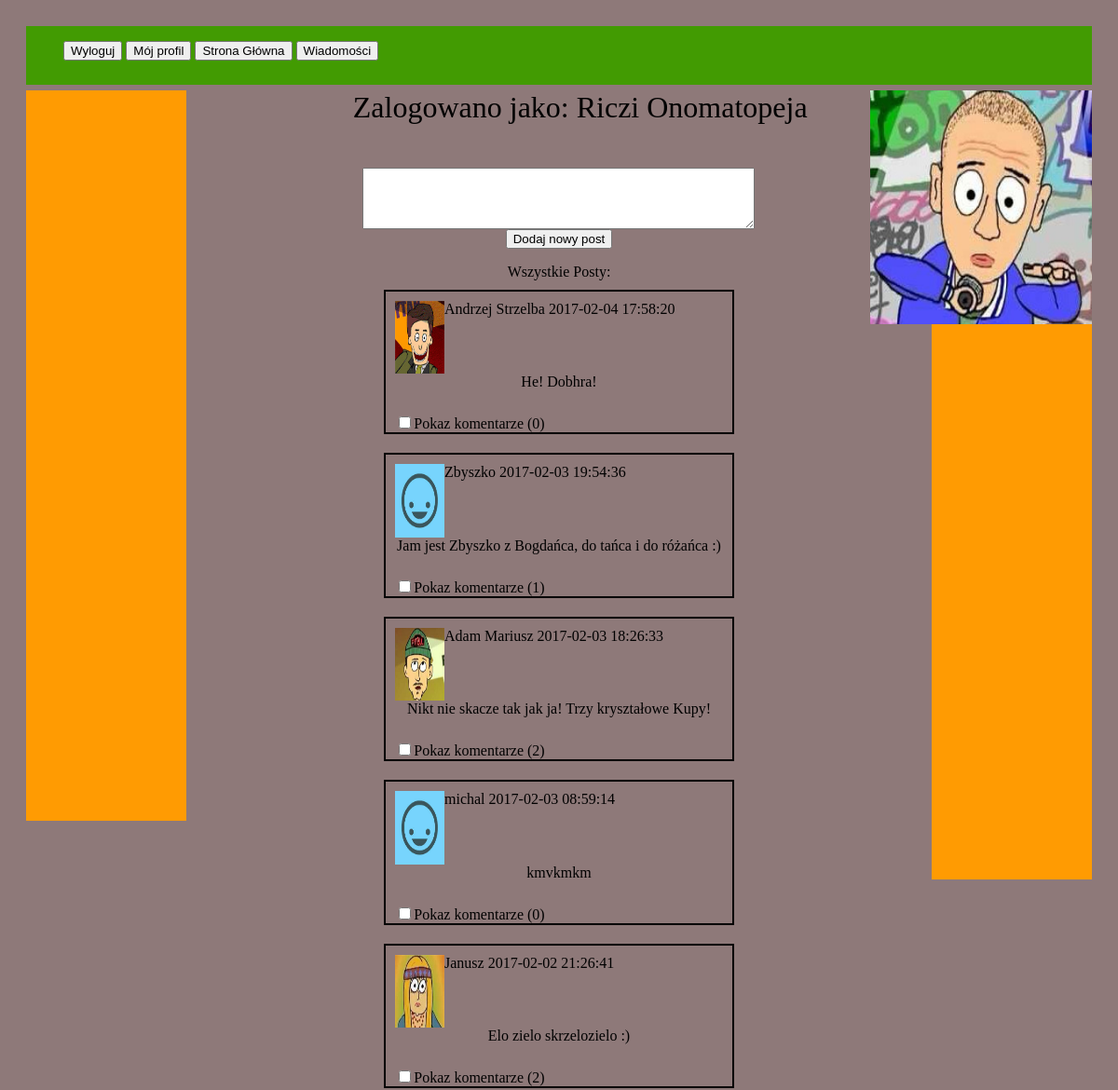
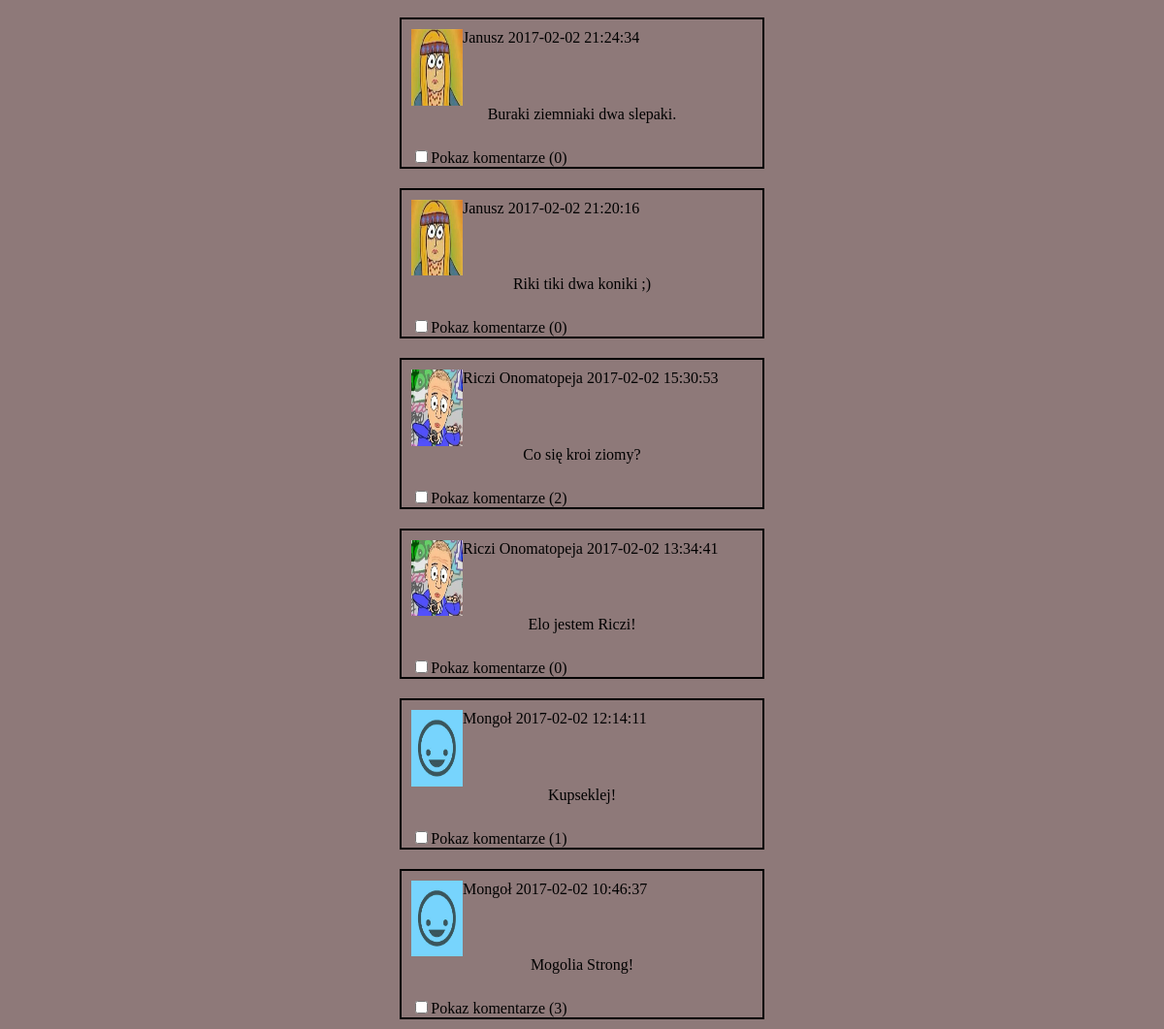
The page /index.php (signed in) on the database its author committed (2 pictures, top to bottom).
### tables this page shows
CREATE TABLE `Users` (
  `id` int(11) NOT NULL,
  `username` varchar(100) NOT NULL,
  `email` varchar(100) NOT NULL,
  `hashed_password` varchar(100) NOT NULL,
  `image` varchar(100) NOT NULL DEFAULT 'img/default.jpeg'
);

CREATE TABLE `Tweets` (
  `id` int(11) NOT NULL,
  `user_id` int(11) NOT NULL,
  `text` varchar(140) NOT NULL,
  `date` datetime NOT NULL
);

### src/user.php (called while the page is built, shortened)
<?php
include 'mysqlConn.php';
class User
{
    private $id;
    private $username;
    private $image;
    public function __construct()
    {
        $this->id = -1;
        $this->username = "";
        $this->image= 'img/default.jpeg ';
    }
    public function getUsername()
    {
        return $this->username;
    }
    public function getImage()
    {
        return $this->image;
    }
    public function getId()
    {
        return $this->id;
    }
    static public function loadUserById($id)
    {
        global $conn;
        $sql = "SELECT * FROM Users WHERE id=$id";
        $result = $conn->query($sql);
        if($result == true && $result->rowCount() == 1)
        {
            $row = $result->fetch();
            $loadedUser = new User();
            $loadedUser->id = $row['id'];
            $loadedUser->username = $row['username'];
            $loadedUser->hashedPassword = $row['hashed_password'];
            $loadedUser->email = $row['email'];
            $loadedUser->image = $row['image'];
            return $loadedUser;
        }
        return null;
    }
}

### src/tweet.php (called while the page is built, shortened)
<?php
include 'mysqlConn.php';
class Tweet
{
    private $id;
    private $userId;
    private $text;
    private $creationDate;
    public function __construct()
    {
        $this->id=-1;
        $this->userId='';
        $this->text='';
        $this->creationDate = date("Y-m-d H:i:s");
    }
    public function getUserId()
    {
        return $this->userId;
    }
    public function getText()
    {
        return $this->text;
    }
    public function getId()
    {
        return $this->id;
    }
    public function getDate()
    {
        return $this->creationDate;
    }
    static public function loadAllTweets()
    {
        global $conn;
        $sql = "SELECT * FROM Tweets ORDER BY date DESC";
        $ret = [];
        $result = $conn->query($sql);
        if($result == true && $result->rowCount() != 0)
        {
            foreach($result as $row)
            {
                $loadedTweet = new Tweet();
                $loadedTweet->id = $row['id'];
                $loadedTweet->userId = $row['user_id'];
                $loadedTweet->text = $row['text'];
                $loadedTweet->creationDate = $row['date'];
                $ret[] = $loadedTweet;
            }
        }
        return $ret;
    }
}

### src/comment.php (called while the page is built, shortened)
<?php
include 'mysqlConn.php';
class Comment
{
    private $userId;
    public function __construct()
    {
        $this->userId='';
    }
    public function getUserId()
    {
        return $this->userId;
    }
    static public function loadCommentByPostId($id)
    {
        global $conn;
        $ret = [];
        $sql = "SELECT * FROM Comments WHERE post_id=$id";
        $result = $conn->query($sql);
        if($result == true && $result->rowCount() > 0)
        {
            foreach($result as $row)
            {
                $loadedComment = new Comment();
                $loadedComment->id = $row['id'];
                $loadedComment->userId = $row['user_id'];
                $loadedComment->postId = $row['post_id'];
                $loadedComment->text = $row['text'];
                $loadedComment->creationDate = $row['date'];
                $ret[] = $loadedComment;
            }
            return $ret;
        }
        return null;
    }
}

### src/drawTweets.php (the view)
<?php
include 'user.php';
include 'tweet.php';
include 'comment.php';
function drawTweets()
{
    $user = new User();
    $tweets= new Tweet();
    $tweets = $tweets->loadAllTweets();
    if ($tweets)
    {
        foreach ($tweets as $tweet)
        {
            $comments=  drawCommentsForPost($tweet->getId());
            $user = $user->loadUserById($tweet->getUserId());
            $name = $user->getUsername();
            $image = $user->getImage();
            $text = $tweet->getText();
            $date = $tweet->getDate();
        echo('<div class="tweet">
        <div href="showPost.php?postId='.$tweet->getId().'" class="post">
            <div class="image"><img src="'.$image.'"></div>
            <div class="userName"><a href="showUser.php?userId='.$user->getId().'">'.$name.'</a></div>
            <div class="delete">&nbsp'.$date.'</div>
            <div class="postText">'.$text.'</div>
            <div class="check"><input type="checkbox" class="showCom">Pokaz komentarze</div>
        </div>'.$comments.'</div>');
        }
    }
}
function drawCommentsForPost($postId)
{
    $output='';
    $comments = new Comment();
    $user = new User();
    $comments = $comments->loadCommentByPostId($postId);
    if ($comments)
    {
        foreach ($comments as $comment)
        {
            $user = $user->loadUserById($comment->getUserId());
            $image = $user->getImage();
            $name = $user->getUsername();
            $date = $comment->getDate();
            $text = $comment->getText();
            $output.= '
            <div class="comments">
                    <div class="image"><img src="'.$image.'"></div>
                    <div class="userName"><a href="showUser.php?userId='.$user->getId().'">'.$name.'</a></div>
                    <div class="delete">'.$date.'</div>
                    <div class="postText">'.$text.'</div>
                    </div>
            ';
        }
    }
    $output.='<div class="comments"><form action="src/addComm.php" method="POST" class="newTweetForm">
                <textarea name="comText" class="comText" maxlength="60" rows="4" cols="50"></textarea>
                <input style="display: none;"type="text" name="postId" value="'.$postId.'"></input>
                <br>
                <span class="counter"></span>
                <input type="submit" value="Dodaj nowy komentarz">
            </form></div>';
    return $output;
}

### index.php (shortened to what this page needs)
<?php
    include 'src/drawTweets.php';
    $user = new User();
    $user = $user->loadUserById($_SESSION['id']);
    $image = $user->getImage();
    $name = $user->getUsername();
?>
<html lang="en">
<head>
    <link rel="stylesheet" href="style/style.css">
</head>
<body>
    <div id="container">
        <div id="menu">
            <ul>
                    <li><form action="src/logout.php"><input type="submit" value="Wyloguj"></form></li>
                    <li><a href="myProfile.php"><button>Mój profil</button></a></li>
                    <li><a href="index.php"><button>Strona Główna</button></a></li>
                    <li><a href="messages.php"><button>Wiadomości</button></a></li>
            </ul>
            <div id="user">
                <span id="userName">Zalogowano jako:
                    <?php
                    echo $name;
                      ?>
                </span>
                <img id="userImage" src="
                <?php
                echo $image;
                ?>">
            </div>
        </div>
        <div class="margin"></div>
        <div id="content">
            <form action="src/addPost.php" method="POST" class="newTweetForm">
                <textarea name="tweetText" id="tweetText" maxlength="140" rows="4" cols="50"></textarea>
                <br>
                <input type="submit" value="Dodaj nowy post">
            </form>
            Wszystkie Posty:
            <?php
            drawTweets();
            ?>
        </div>
        <div class="margin"></div>
    </div>
</body>
</html>

### style/style.css (style rules this page uses)
body { background-color: #8e7979; }
#user { float: right; height: 100%; }
#userName { font-size: 200%; float: left; }
#userImage { float: right; height: 400%; width: 30%; position: relative; }
a:link { color: black; text-decoration: none; }
#container { padding: 20px; position:relative; }
#menu { width: 100%; height: 8%; background-color: #429b02; }
#menu li { display: inline-block; }
#menu ul { display: inline-block; }
.margin { width: 15%; height: 100%; background-color: #ff9b02; float: left; }
#content { padding-top: 20px; text-align: center; float: left; width: 70%; height: 100%; align-content: center; }
.tweet { padding: 10px; position: relative; clear: left; }
.post { width: 45%; margin: 0 auto; padding: 10px; border: 2px solid black; position: relative; }
.post .check { float: left; position: absolute; }
.image { width:15%; height: 10%; float: left; }
.post .image { width:15%; float: left; }
.image img { width: 100%; height: 100%; }
.userName { float: left; }
.postText { clear: left; word-break: normal ; white-space:normal; width: 100%; margin-bottom: 10%; }
.delete { float: right; }
.check { float: left; position: relative; bottom: 0px; }
.delete { float: left; }

### rows shown on the page
users: username "Riczi Onomatopeja", image (picture)
tweets: user.image (picture), user.username "Andrzej Strzelba", date "2017-02-04 17:58:20", text "He! Dobhra!"
tweets: user.username "Zbyszko", date "2017-02-03 19:54:36", text "Jam jest Zbyszko z Bogdańca, do tańca i do różańca :)"
tweets: user.image (picture), user.username "Adam Mariusz", date "2017-02-03 18:26:33", text "Nikt nie skacze tak jak ja! Trzy kryształowe Kupy!"
tweets: user.username "michal", date "2017-02-03 08:59:14", text "kmvkmkm"
tweets: user.image (picture), user.username "Janusz", date "2017-02-02 21:26:41", text "Elo zielo skrzelozielo :)"
tweets: user.image (picture), user.username "Janusz", date "2017-02-02 21:24:34", text "Buraki ziemniaki dwa slepaki."
tweets: user.image (picture), user.username "Janusz", date "2017-02-02 21:20:16", text "Riki tiki dwa koniki ;)"
tweets: user.image (picture), user.username "Riczi Onomatopeja", date "2017-02-02 15:30:53", text "Co się kroi ziomy?"
tweets: user.image (picture), user.username "Riczi Onomatopeja", date "2017-02-02 13:34:41", text "Elo jestem Riczi!"
tweets: user.image (placeholder picture), user.username "Mongoł", date "2017-02-02 12:14:11", text "Kupseklej!"
tweets: user.image (placeholder picture), user.username "Mongoł", date "2017-02-02 10:46:37", text "Mogolia Strong!"
